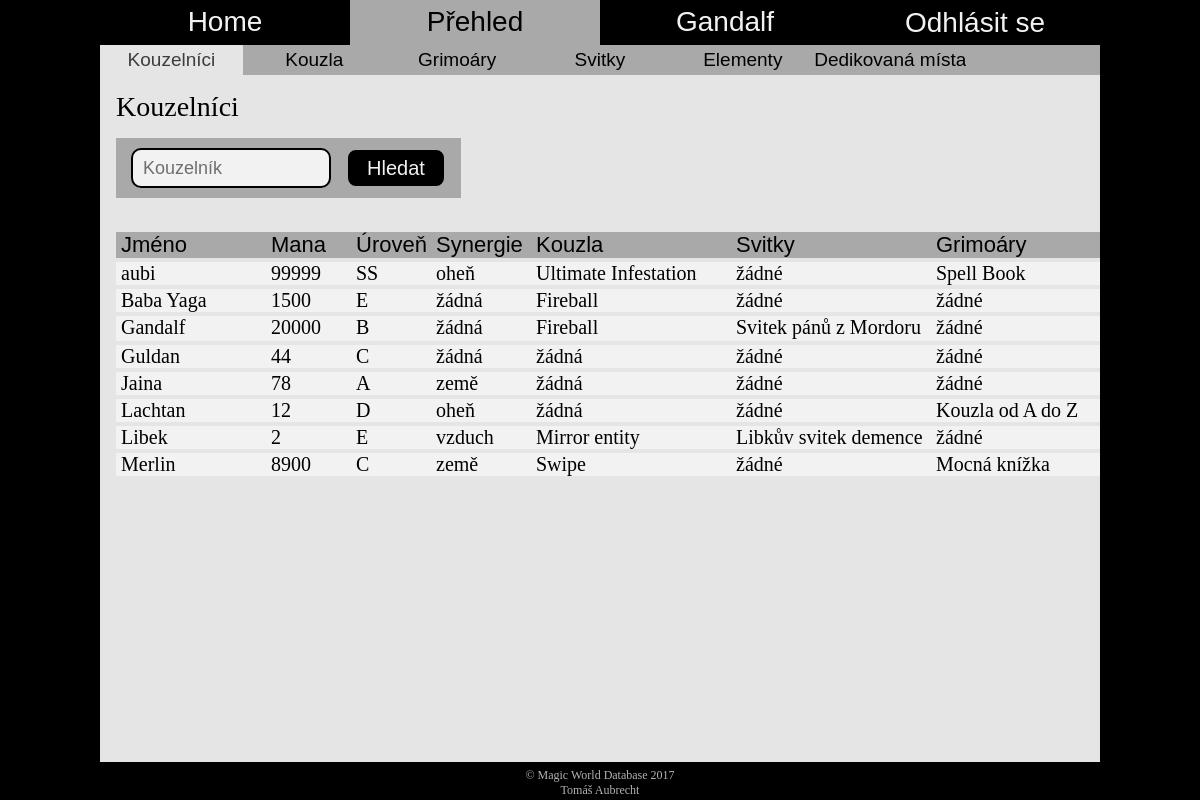
The app's page /overview_wizards.php (signed in) with its own data.
### tables this page shows
CREATE TABLE IF NOT EXISTS `Kouzelnik` (
  `jmeno_kouz` varchar(100) NOT NULL,
  `heslo` varchar(100) NOT NULL,
  `mana` int(11) NOT NULL DEFAULT '0',
  `uroven` varchar(2) NOT NULL DEFAULT 'E',
  `synergie` varchar(32) DEFAULT NULL,
  PRIMARY KEY (`jmeno_kouz`),
  KEY `synergie` (`synergie`)
);

CREATE TABLE IF NOT EXISTS `Grimoar` (
  `nazev_grim` varchar(100) NOT NULL,
  `mana` int(11) NOT NULL,
  `druh` varchar(32) NOT NULL,
  `jmeno_kouz` varchar(100) DEFAULT NULL,
  PRIMARY KEY (`nazev_grim`),
  KEY `druh` (`druh`),
  KEY `jmeno_kouz` (`jmeno_kouz`)
);

CREATE TABLE IF NOT EXISTS `Svitek` (
  `id_svitku` int(11) NOT NULL AUTO_INCREMENT,
  `nazev` varchar(100) NOT NULL,
  `nazev_kouz` varchar(100) NOT NULL,
  `jmeno_kouz` varchar(100) DEFAULT NULL,
  PRIMARY KEY (`id_svitku`),
  KEY `nazev_kouz` (`nazev_kouz`),
  KEY `jmeno_kouz` (`jmeno_kouz`)
);

### overview_wizards.php (the view, shortened to what this page needs)
<?
	include("header.php");
?>
<header>
	<nav class="main-menu">
		<a href="home.php">Home</a>
		<a href="#" class="selected">Přehled</a>
		<a href="profile_overview"><? echo $_SESSION['login']?></a>
		<form method="get">
			<input type="submit" name="logout" value="Odhlásit se">
		</form>
	</nav>
	<nav class="sub-menu">
		<a href="overview_wizards.php" class="selected">Kouzelníci</a>
		<a href="overview_spells.php">Kouzla</a>
		<a href="overview_spellbooks.php">Grimoáry</a>
		<a href="overview_scrolls.php">Svitky</a>
		<a href="overview_elements.php">Elementy</a>
		<a href="overview_ded_places.php">Dedikovaná místa</a>
	</nav>
</header>
<div class="content">
	<h1>Kouzelníci</h1>
	<div class="search">
		<form method="get">
			<input type="text" placeholder="Kouzelník" name="wizard" value="<? if(isset($_GET['search'])) echo $_GET['wizard'] ?>">
			<input type="submit" name="search" value="Hledat" class="button">
		</form>
	</div>
	<div class="table">
		<?php
			include("connect_to_db.php");
			$form = '<div class="table_head">
						<span>Jméno</span>
						<span style="width:85px">Mana</span>
						<span style="width:80px">Úroveň</span>
						<span style="width:100px">Synergie</span>
						<span style="width:200px">Kouzla</span>
						<span style="width:200px">Svitky</span>
						<span style="width:200px">Grimoáry</span>
					</div>';
			$sqlQuery = 'SELECT * FROM Kouzelnik';
			$result = mysql_query($sqlQuery, $db);
			$found_any = FALSE;
			while ($row = mysql_fetch_array($result))
			{
				if (isset($_GET['search']))
				{
					if ($_GET['wizard'] == $row['jmeno_kouz'] or $_GET['wizard'] == $row['mana'] or $_GET['wizard'] == $row['uroven'] or $_GET['wizard'] == "" or $_GET['wizard'] == $row['synergie'])
					{
						$found_any = TRUE;
						$form .= '<br><div class="table_content">
								<span>' .$row['jmeno_kouz']. '</span>
								<span style="width:85px">' .$row['mana']. '</span>
								<span style="width:80px">' .$row['uroven']. '</span>';
								if ($row['synergie'] == "")
									$form .= '<span style="width:100px">žádná</span>';
								else
									$form .= '<a href="overview_elements.php?element='.$row['synergie'].'&search=Hledat"><span style="width:100px">'.$row['synergie'] . '</span></a>';
						$form .= '<span style="width:200px">';
						$sqlQuery = 'SELECT nazev_kouz FROM Kouz_umi WHERE jmeno_kouz=\''.$row['jmeno_kouz'].'\'';
						$result2 = mysql_query($sqlQuery, $db);
						if (mysql_num_rows($result2) == 0)
							$form .= 'žádná';
						else
						{
							while ($row2 = mysql_fetch_array($result2))
							{
								$form .= '<a href="overview_spells.php?spell='.$row2['nazev_kouz'].'&search=Hledat">'.$row2['nazev_kouz'].'</a><br>';
							}
						}
						$form .= '</span>';
						$form .= '<span style="width:200px">';
						$sqlQuery = 'SELECT nazev FROM Svitek WHERE jmeno_kouz=\''.$row['jmeno_kouz'].'\'';
						$result2 = mysql_query($sqlQuery, $db);
						if (mysql_num_rows($result2) == 0)
							$form .= 'žádné';
						else
						{
							while ($row2 = mysql_fetch_array($result2))
							{
								$form .= '<a href="overview_scrolls.php?scroll='.$row2['nazev'].'&search=Hledat">'.$row2['nazev'].'</a><br>';
							}
						}
						$form .= '</span>';
						$form .= '<span style="width:200px">';
						$sqlQuery = 'SELECT nazev_grim FROM Grimoar WHERE jmeno_kouz=\''.$row['jmeno_kouz'].'\'';
						$result2 = mysql_query($sqlQuery, $db);
						if (mysql_num_rows($result2) == 0)
							$form .= 'žádné';
						else
						{
							while ($row2 = mysql_fetch_array($result2))
							{
								$form .= '<a href="overview_spellbooks.php?spellbook='.$row2['nazev_grim'].'&search=Hledat">'.$row2['nazev_grim'].'</a><br>';
							}
						}
						$form .= '</span>';
						$form .='</div>';
						if ($_SESSION['login'] == "admin")
						{
							$form .= '	<a href="overview_edit.php?table=Kouzelnik" class="edit_pic" onclick="set_cookie(\'id\', \''. $row['jmeno_kouz'] .'\')">
											<img src="https://www.stud.fit.vutbr.cz/~xaubre02/pic/edit.png" Title="Upravit">
										</a>
										<a href="overview_delete.php?ozn=kouzelníka&table=Kouzelnik&item=jmeno_kouz" class="edit_pic" onclick="set_cookie(\'id\', \''. $row['jmeno_kouz'] .'\')">
											<img src="https://www.stud.fit.vutbr.cz/~xaubre02/pic/delete.png" Title="Odstranit">
										</a>';
							setcookie("last_page", basename($_SERVER['PHP_SELF']));
						}
					}
				}
				else
				{
					$found_any = TRUE;
					$form .= '<br><div class="table_content">
									<span>' .$row['jmeno_kouz']. '</span>
									<span style="width:85px">' .$row['mana']. '</span>
									<span style="width:80px">' .$row['uroven']. '</span>';
									if ($row['synergie'] == "")
										$form .= '<span style="width:100px">žádná</span>';
									else
										$form .= '<a href="overview_elements.php?element='.$row['synergie'].'&search=Hledat"><span style="width:100px">'.$row['synergie'] . '</span></a>';
					$form .= '<span style="width:200px">';
					$sqlQuery = 'SELECT nazev_kouz FROM Kouz_umi WHERE jmeno_kouz=\''.$row['jmeno_kouz'].'\'';
					$result2 = mysql_query($sqlQuery, $db);
					if (mysql_num_rows($result2) == 0)
						$form .= 'žádná';
					else
					{
						while ($row2 = mysql_fetch_array($result2))
						{
							$form .= '<a href="overview_spells.php?spell='.$row2['nazev_kouz'].'&search=Hledat">'.$row2['nazev_kouz'].'</a><br>';
						}
					}
					$form .= '</span>';
					$form .= '<span style="width:200px">';
					$sqlQuery = 'SELECT nazev FROM Svitek WHERE jmeno_kouz=\''.$row['jmeno_kouz'].'\'';
					$result2 = mysql_query($sqlQuery, $db);
					if (mysql_num_rows($result2) == 0)
						$form .= 'žádné';
					else
					{
						while ($row2 = mysql_fetch_array($result2))
						{
							$form .= '<a href="overview_scrolls.php?scroll='.$row2['nazev'].'&search=Hledat">'.$row2['nazev'].'</a><br>';
						}
					}
					$form .= '</span>';
					$form .= '<span style="width:200px">';
					$sqlQuery = 'SELECT nazev_grim FROM Grimoar WHERE jmeno_kouz=\''.$row['jmeno_kouz'].'\'';
					$result2 = mysql_query($sqlQuery, $db);
					if (mysql_num_rows($result2) == 0)
						$form .= 'žádné';
					else
					{
						while ($row2 = mysql_fetch_array($result2))
						{
							$form .= '<a href="overview_spellbooks.php?spellbook='.$row2['nazev_grim'].'&search=Hledat">'.$row2['nazev_grim'].'</a><br>';
						}
					}
					$form .= '</span>';
					$form .='</div>';
				}
			}
			if ($found_any)
				echo $form;
			else
				echo '<div class="table_head"><span class="table_msg">Nebyly nalezeny žádné výsledky</span></div>';
		?>
	</div>
</div>
<? include("footer.php"); ?>

### css/style.css (style rules this page uses)
html { padding: 0; margin: 0; min-height: 100%; box-sizing: border-box; overflow: auto; }
*, *:before, *:after { box-sizing: inherit; overflow: hidden; padding: 0; margin: 0; }
a { text-decoration: none; }
body { padding: 0; margin: 0; background: #000 url("https://www.stud.fit.vutbr.cz/~xaubre02/pic/magic_forest.png") no-repeat fixed center !important; background-size: cover !important; max-width: 65vw !important; min-width: 1000px; min-height: 480px; width: 100% !important; height: 100%; overflow: auto; margin: auto !important; }
.button { float: left; width: 47.5%; height: 55px; font-size: 23px; font-family: Impact, Charcoal, sans-serif; color: white; background-color: black; border: 2px #b3b3b3 solid; border-radius: 16px; transition: color .4s, border-color .4s, background-color .4s; outline: none; }
header { width: 100%; height: 75px; opacity: 0.95; }
.main-menu { width: 100%; height: 60%; font-size: 28px; font-family: Impact, Charcoal, sans-serif; background-color: black; }
.main-menu a, .main-menu form { float: left; color: white; width: 25%; height: 100%; text-align: center; transition: color .4s, background-color .4s; }
.main-menu a { padding-top: 6px; }
.main-menu input { width: 100%; height: 100%; font-size: 28px; font-family: Impact, Charcoal, sans-serif; background-color: black; border: none; outline: none; color: white; transition: color .4s, background-color .4s; }
.main-menu .selected, .main-menu .selected:hover { background-color: #b3b3b3; color: black; }
.sub-menu { width: 100%; height: 40%; font-size: 19px; font-family: Impact, Charcoal, sans-serif; background-color: #b3b3b3; }
.sub-menu a { float: left; min-width: 14.2857%; height: 100%; color: black; text-align: center; padding-top: 4px; transition: color .4s, background-color .4s; }
.sub-menu a:hover, .sub-menu .selected { background-color: #f2f2f2; color: #404040; }
.content { overflow: auto; width: 100%; min-height: calc(100vh - 113px); background-color: #f2f2f2; opacity: 0.95; padding: 16px; margin-bottom: 38px; }
.content h1 { font-family: Impact; font-size: 28px; font-weight: 100; margin-bottom: 15px; }
.content a { color: black; font-weight: bold; }
.content form { margin: 64px auto; width: 50%; }
.content form .button { float: left; width: 142px; margin-top: 30px; margin-left: calc(50% - 71px); color: white; text-align: center; font-weight: normal; }
.search { display: inline-block; background-color: #b3b3b3; padding: 10px 15px; }
.search form { margin: 0; padding: 0; width: 100%; height: 100%; }
.search input { float: left; border-radius: 10px !important; }
.search form input:first-child { width: 200px; height: 40px; font-size: 18px; padding: 0 10px; border: 2px black solid; border-radius: 12px; margin-right: 15px; outline: none; font-family: Impact, Charcoal, sans-serif; }
.search form .button { margin: 0; padding: 0; height: 40px; width: 100px; font-size: 20px; }
.table { text-align: left; margin: auto; margin-top: 30px; width: 90%; min-width: 1090px; }
.table_head { display: inline-block; margin: auto; font-size: 22px; font-family: Impact, Charcoal, sans-serif; background-color: #b3b3b3; }
.table span { float: left; padding-left: 5px; width: 150px; transition: height .3s; }
.table_content { margin: auto; max-height: 25px; display: inline-block; background-color: white; transition: color .4s, background-color .4s, max-height .4s; }
.table_content span { font-size: 20px; max-height: inherit; overflow: auto; }
.table_content a , .table_content a span { font-weight: normal; color: black; transition: color .4s; }

### records on screen
kouzelnik: jmeno_kouz "aubi", mana "99999", uroven "SS", synergie "oheň", nazev_kouz "Ultimate Infestation", value "žádné"
grimoar: nazev_grim "Spell Book"
kouzelnik: jmeno_kouz "Baba Yaga", mana "1500", uroven "E", shows "žádná", nazev_kouz "Fireball", value "žádné"
kouzelnik: jmeno_kouz "Gandalf", mana "20000", uroven "B", shows "žádná", nazev_kouz "Fireball", value "žádné"
svitek: nazev "Svitek pánů z Mordoru"
kouzelnik: jmeno_kouz "Guldan", mana "44", uroven "C", shows "žádná", value "žádná", value "žádné"
kouzelnik: jmeno_kouz "Jaina", mana "78", uroven "A", synergie "země", value "žádná", value "žádné"
kouzelnik: jmeno_kouz "Lachtan", mana "12", uroven "D", synergie "oheň", value "žádná", value "žádné"
grimoar: nazev_grim "Kouzla od A do Z"
kouzelnik: jmeno_kouz "Libek", mana "2", uroven "E", synergie "vzduch", nazev_kouz "Mirror entity", value "žádné"
svitek: nazev "Libkův svitek demence"
kouzelnik: jmeno_kouz "Merlin", mana "8900", uroven "C", synergie "země", nazev_kouz "Swipe", value "žádné"
grimoar: nazev_grim "Mocná knížka"

### other values on screen
$_SESSION['login'] "Gandalf"
